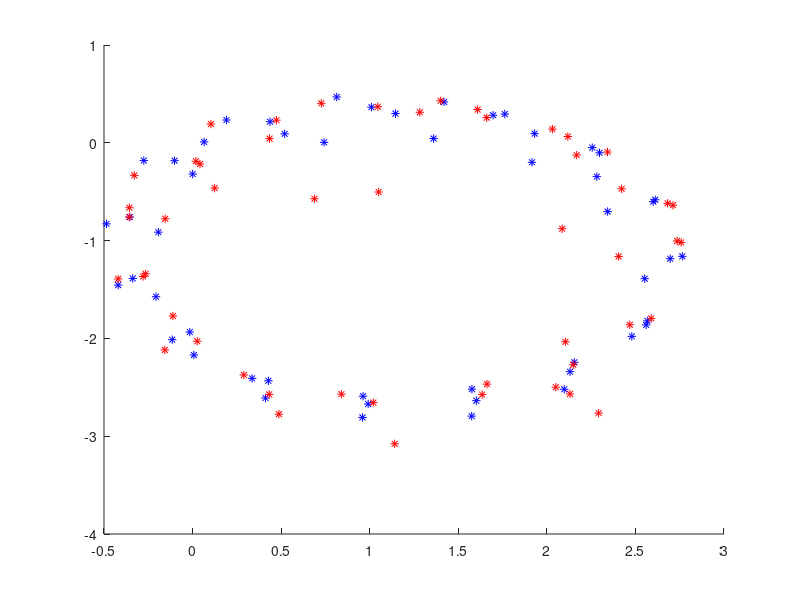

This figure's MATLAB source:
% Extended Kalman filter example
clear;clc;

% Discrete time step
dt = 0.2;

% Initial State
x0 = [0 0 0 0 0 0]';

% Prior
mu = [22 -1.8 3.5]'; % mean (mu)
S = 1*eye(6);% covariance (Sigma)

% Discrete motion model
% Ad = [ 0 0 -(r*w1+r*w2)/2*sin(x3)*dt ; 
%     0 0 (r*w1+r*w2)/2*cos(x3)*dt; 
%     0 0 0];

R = ([1 0 0 0 0 0 
    0 0.1 0 0 0 0
    0 0 1 0 0 0
    0 0 0 0.1 0 0
    0 0 0 0 1 0
    0 0 0 0 0 0.1].^2)./1000;

[RE, Re] = eig (R);

% Measurement model defined below
Q = [1 0 0
    0 1 0
    0 0 3];

% Simulation Initializations
Tf = 10;
T = 0:dt:Tf;
% n = length(Ad(1,:));
x = zeros(6,length(T));
x(:,1) = x0;
% m = length(Q(:,1));
% y = zeros(m,length(T));
% mup_S = zeros(n,length(T));
% mu_S = zeros(n,length(T));
w1 = 10;
w2 = 15;
r = 0.25;
l = 0.3;
figure;
hold on;

%% Main loop
for t=2:length(T)
    %% Simulation
    % Select a motion disturbance
    e = RE*sqrt(Re)*randn(6,1);
    % Update state
%     x(:,t) = x(:,t-1) + Ad*x(:,t-1) + e;
    x(:,t) = [
        x(1,t-1) + dt*x(2,t-1)
        (w1+w2)*r/2*cos(x(5,t-1))
        x(3,t-1) + dt*x(4,t-1)
        (w1+w2)*r/2*sin(x(5,t-1))
        x(5,t-1) + dt*x(6,t-1)
        (r*(w1-w2)/(2*l))
        ]+e;
    
    x1 = x(1,t);
    x2 = x(3,t);
    plot(x(1,t), x(3,t), 'b*');
    
% 
%     % Take measurement
%     % Select a motion disturbance
     d = sqrt(Q)*randn(3,1);
%     % Determine measurement
%     
%     
     y(:,t) = [x(1,t); x(3,t);  99.7 - x(5,t)] + d;
% 
% 
%     %% Extended Kalman Filter Estimation
%     % Prediction update
     mup = [
        x(1,t-1) + dt*x(2,t-1)
        (w1+w2)*r/2*cos(x(5,t-1))
        x(3,t-1) + dt*x(4,t-1)
        (w1+w2)*r/2*sin(x(5,t-1))
        x(5,t-1) + dt*x(6,t-1)
        (r*(w1-w2)/(2*l))
        ];
    
    Ad = [
        1 dt 0 0 0 0
        0 0 0 0 -(w1+w2)/2*r*sin(x(5,t-1)) 0
        0 0 1 dt 0 0
        0 0 0 0 (w1+w2)/2*r*cos(x(5,t-1)) 0
        0 0 0 0 1 dt
        0 0 0 0 0 0];

     Sp = Ad*S*Ad' + R;  
          
% 
%     % Linearization
     Ht = [1 0 0 0 0 0
         0 0 1 0 0 0 
         0 0 0 0 -1 0];
     
% 
%     % Measurement update
     K = Sp*Ht'*inv(Ht*Sp*Ht'+Q);
     h = [mup(1)
         mup(3)
         99.7 - mup(5)];
     
     mu = mup + K*(y(:,t)-h);
     S = (eye(6)-K*Ht)*Sp;
     plot(mu(1), mu(3), 'r*');
% 
%     % Store results
%     mup_S(:,t) = mup;
%     mu_S(:,t) = mu;
%     K_S(:,t) = K;
% 
% 
%     %% Plot results
%     figure(1);clf; hold on;
%     plot(0,0,'bx', 'MarkerSize', 6, 'LineWidth', 2)
%     plot([20 -1],[0 0],'b--')
%     plot(x(1,2:t),x(3,2:t), 'ro--')
%     plot(mu_S(1,2:t),mu_S(3,2:t), 'bx--')
%     mu_pos = [mu(1) mu(3)];
%     S_pos = [S(1,1) S(1,3); S(3,1) S(3,3)];
%     error_ellipse(S_pos,mu_pos,0.75);
%     error_ellipse(S_pos,mu_pos,0.95);
%     title('True state and belief')
%     axis([-1 20 -1 10])
%     F(t-1) = getframe;
end

